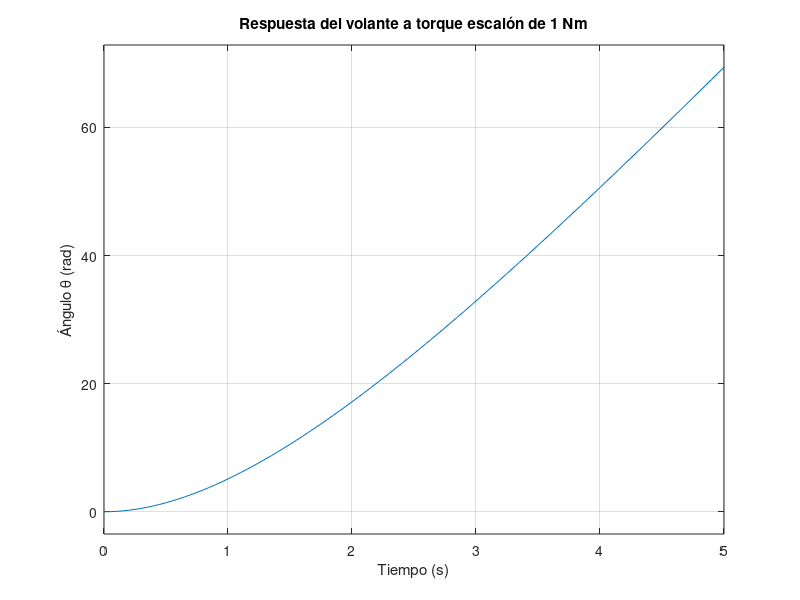

The MATLAB script that drew this image:
%% ================================================
%  PROYECTO: MPC VOLANTE HÁPTICO
%  Paso 2: Modelo del sistema en espacio de estados
%% ================================================
clear; clc;

%% --- PARÁMETROS FÍSICOS (estimados) ---
J = 0.08;       % Inercia rotacional total    [kg·m²]
b = 0.05;       % Fricción viscosa total      [N·m·s/rad]

% Cuando tengas el volante real, reemplaza estos valores
% con los identificados experimentalmente

%% --- ESPACIO DE ESTADOS CONTINUO ---
% Estado:   x = [theta; theta_punto]
% Entrada:  u = tau (torque del motor)
% Salida:   y = theta (ángulo medido por encoder)

A = [0,      1;
     0,   -b/J];

B = [0;
     1/J];

C = [1, 0];
D = 0;

sys_c = ss(A, B, C, D, ...
    'StateName',  {'Angulo (rad)', 'Velocidad (rad/s)'}, ...
    'InputName',  {'Torque (Nm)'}, ...
    'OutputName', {'Angulo (rad)'});

disp('=== MODELO CONTINUO ===')
sys_c

%% --- DISCRETIZACIÓN ---
% Ts = 10ms → 100 Hz
% El MPC correrá a esta frecuencia en el STM32
Ts = 0.01;
sys_d = c2d(sys_c, Ts, 'zoh');

disp('=== MODELO DISCRETO (Ts = 0.01s) ===')
sys_d

%% --- VERIFICACIÓN: Respuesta al escalón ---
figure;
step(sys_c, 5);
title('Respuesta del volante a torque escalón de 1 Nm');
xlabel('Tiempo (s)');
ylabel('Ángulo \theta (rad)');
grid on;
